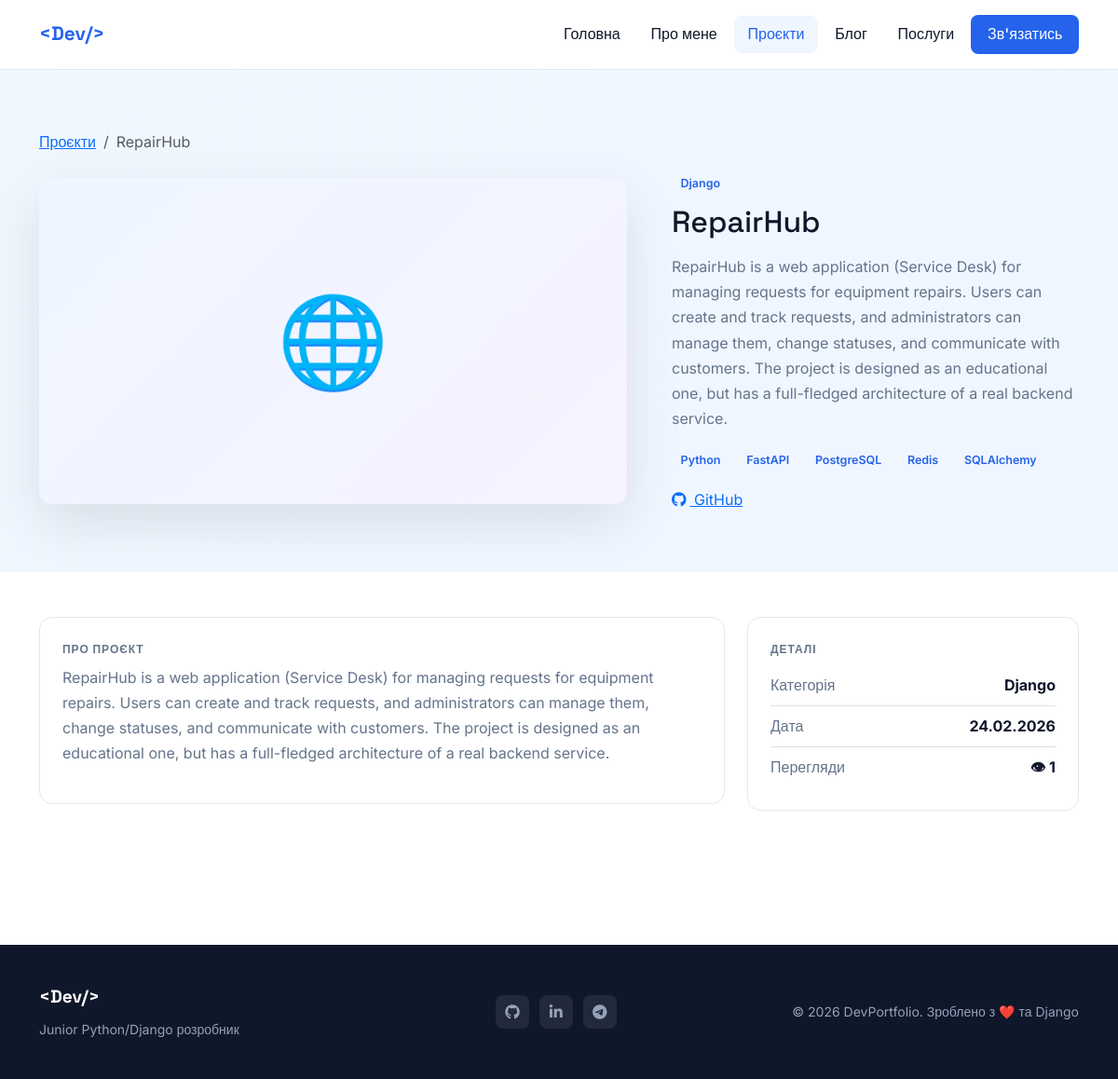
The app's page /projects/2/ with its own data.
### portfolio/models.py (models this page shows, shortened)
class Project(models.Model):
    CATEGORY_CHOICES = [
        ('django',   'Django'),
        ('frontend', 'Frontend'),
        ('python',   'Python'),
        ('other',    'Інше'),
    ]
    title        = models.CharField(max_length=200, verbose_name='Назва')
    description  = models.TextField(verbose_name='Опис')
    category     = models.CharField(max_length=20, choices=CATEGORY_CHOICES, default='django', verbose_name='Категорія')
    technologies = models.CharField(max_length=300, verbose_name='Технології', help_text='Через кому: Python, Django')
    github_url   = models.URLField(blank=True, verbose_name='GitHub')
    live_url     = models.URLField(blank=True, verbose_name='Живий сайт')
    image        = models.ImageField(upload_to='projects/', blank=True, verbose_name='Зображення')
    is_featured  = models.BooleanField(default=False, verbose_name='На головній')
    views_count  = models.PositiveIntegerField(default=0, verbose_name='Перегляди')
    created_at   = models.DateTimeField(default=timezone.now, verbose_name='Дата')
    class Meta:
        verbose_name = 'Проєкт'
        verbose_name_plural = 'Проєкти'
        ordering = ['-created_at']
    def increment_views(self):
        self.views_count += 1
        self.save(update_fields=['views_count'])
    def tech_list(self):
        return [t.strip() for t in self.technologies.split(',')]

### portfolio/views.py (the view)
# urls.py: path('projects/<int:pk>/',views.project_detail,name='project_detail'),
def project_detail(request, pk):
    project = get_object_or_404(Project, pk=pk)
    project.increment_views()
    track(request)
    related = Project.objects.filter(category=project.category).exclude(pk=pk)[:3]
    return render(request, 'portfolio/project_detail.html', {
        'project': project,
        'related': related,
    })

### portfolio/views.py (called while the page is built)
def track(request):
    PageView.objects.create(
        path=request.path,
        ip_address=request.META.get('REMOTE_ADDR'),
    )

### portfolio/templates/portfolio/project_detail.html (shortened to what this page needs)
{% extends 'portfolio/base.html' %}
{% block content %}
<section class="detail-hero">
  <div class="container">
    <nav aria-label="breadcrumb">
      <ol class="breadcrumb mb-3">
        <li class="breadcrumb-item"><a href="{% url 'projects' %}">Проєкти</a></li>
        <li class="breadcrumb-item active">{{ project.title }}</li>
      </ol>
    </nav>
    <div class="row g-5 align-items-center">
      <div class="col-lg-7">
        <div class="detail-img">
          {% if project.image %}<img src="{{ project.image.url }}" alt="{{ project.title }}">
          {% elif project.category == 'django' %}🌐
          {% elif project.category == 'frontend' %}🎨
          {% elif project.category == 'python' %}🐍
          {% else %}💡{% endif %}
        </div>
      </div>
      <div class="col-lg-5">
        <span class="badge-tech mb-2 d-inline-block">{{ project.get_category_display }}</span>
        <h1 class="h2 mb-3">{{ project.title }}</h1>
        <p style="color: var(--gray)">{{ project.description }}</p>
        <div class="mb-3">
          {% for tech in project.tech_list %}
          <span class="badge-tech me-1 mb-1">{{ tech }}</span>
          {% endfor %}
        </div>
        <div class="d-flex gap-2 flex-wrap">
          {% if project.github_url %}
          <a href="{{ project.github_url }}" target="_blank" class="btn-primary-custom">
            <i class="fab fa-github me-1"></i> GitHub
          </a>
          {% endif %}
        </div>
      </div>
    </div>
  </div>
</section>
<section class="py-5">
  <div class="container">
    <div class="row g-4">
      <div class="col-lg-8">
        <div class="info-card">
          <div class="info-label">Про проєкт</div>
          <p style="color: var(--gray)">{{ project.description }}</p>
        </div>
      </div>
      <div class="col-lg-4">
        <div class="info-card">
          <div class="info-label">Деталі</div>
          <div class="d-flex justify-content-between py-2 border-bottom">
            <span style="color:var(--gray)">Категорія</span>
            <strong>{{ project.get_category_display }}</strong>
          </div>
          <div class="d-flex justify-content-between py-2 border-bottom">
            <span style="color:var(--gray)">Дата</span>
            <strong>{{ project.created_at|date:"d.m.Y" }}</strong>
          </div>
          <div class="d-flex justify-content-between py-2">
            <span style="color:var(--gray)">Перегляди</span>
            <strong>👁 {{ project.views_count }}</strong>
          </div>
        </div>
      </div>
    </div>
  </div>
</section>
{% endblock %}

### portfolio/templates/portfolio/base.html (style rules this page uses)
:root { --primary: #2563EB; --primary-d: #1D4ED8; --dark: #0F172A; --gray: #64748B; --light: #F8FAFC; --border: #E2E8F0; --radius: 14px; }
* { box-sizing: border-box; }
body { font-family: 'Inter', sans-serif; background: #fff; color: var(--dark); line-height: 1.7; }
h1, h2, h3, h4, h5 { font-family: 'Space Grotesk', sans-serif; font-weight: 700; }
.badge-tech { background: #EFF6FF; color: var(--primary); border-radius: 6px; padding: .2rem .6rem; font-size: .78rem; font-weight: 600; }

### portfolio/templates/portfolio/project_detail.html (style rules this page uses)
.detail-hero { padding: 4rem 0; background: linear-gradient(135deg, #F0F7FF, #EFF6FF); }
.detail-img { height: 350px; border-radius: var(--radius); overflow: hidden; background: linear-gradient(135deg, #EFF6FF, #F5F3FF); display: flex; align-items: center; justify-content: center; font-size: 6rem; box-shadow: 0 20px 60px rgba(0,0,0,0.1); }
.info-card { background: #fff; border: 1px solid var(--border); border-radius: var(--radius); padding: 1.5rem; margin-bottom: 1rem; }
.info-label { font-size: .75rem; font-weight: 700; text-transform: uppercase; letter-spacing: .08em; color: var(--gray); margin-bottom: .4rem; }

### records on screen
Project: title "RepairHub", category "Django", description "RepairHub is a web application (Service Desk) for managing requests for equipment repairs. Users can create and track requests, and administrators can manage them, change statuses, and communicate with customers. The project is designed as an educational one, but has a full-fledged architecture of a real backend service.", created_at "24.02.2026", views_count "1"

### other values on screen
{{ tech }} "Python" "FastAPI" "PostgreSQL" "Redis" "SQLAlchemy"
